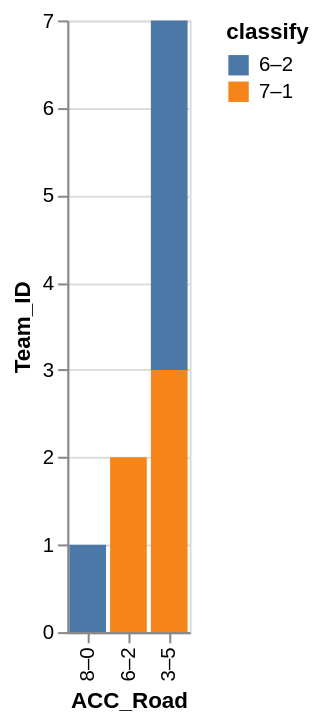

Express this chart as Vega-Lite.
### Vega-Lite specification from a JSON file in a GitHub repository (floating-point values rounded to 4 significant figures)
{"data": {"values": [{"x_data": "3–5", "y_data": 4, "classify": "6–2"}, {"x_data": "6–2", "y_data": 0, "classify": "6–2"}, {"x_data": "8–0", "y_data": 1, "classify": "6–2"}, {"x_data": "3–5", "y_data": 3, "classify": "7–1"}, {"x_data": "6–2", "y_data": 2, "classify": "7–1"}, {"x_data": "8–0", "y_data": 0, "classify": "7–1"}]}, "mark": "bar", "encoding": {"x": {"field": "x_data", "type": "nominal", "title": "ACC_Road", "sort": "descending"}, "y": {"field": "y_data", "type": "quantitative", "title": "Team_ID"}, "color": {"field": "classify"}}}
